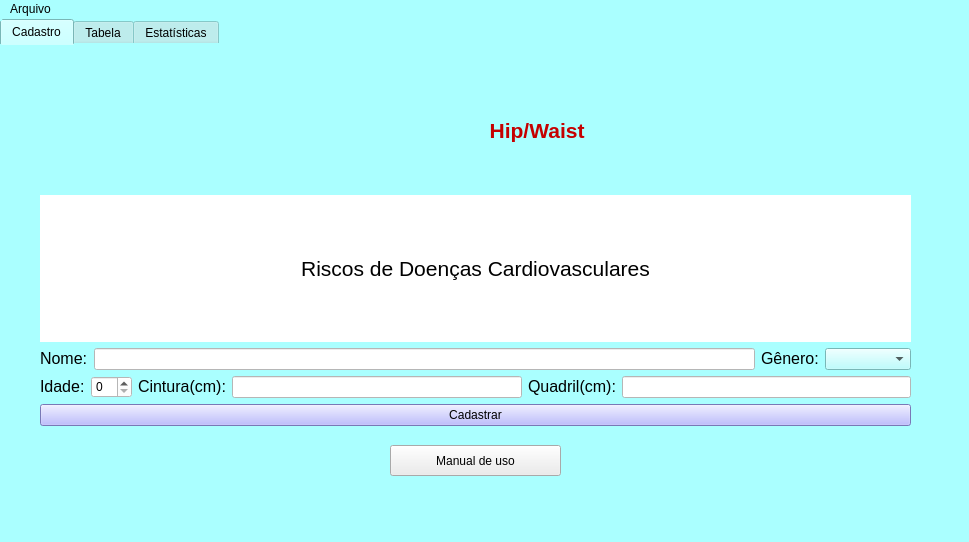
<?xml version="1.0" encoding="UTF-8"?>
<ui version="4.0">
 <class>MainWindow</class>
 <widget class="QMainWindow" name="MainWindow">
  <property name="geometry">
   <rect>
    <x>0</x>
    <y>0</y>
    <width>969</width>
    <height>542</height>
   </rect>
  </property>
  <property name="windowTitle">
   <string>Hip/Waist</string>
  </property>
  <property name="styleSheet">
   <string notr="true">background-color: rgb(170, 255, 127);
background-color: rgb(170, 255, 255);
alternate-background-color: rgb(170, 255, 255);</string>
  </property>
  <widget class="QWidget" name="centralwidget">
   <widget class="QTabWidget" name="tabWidget">
    <property name="geometry">
     <rect>
      <x>0</x>
      <y>0</y>
      <width>971</width>
      <height>511</height>
     </rect>
    </property>
    <property name="styleSheet">
     <string notr="true">background-color: rgb(170, 255, 255);
border-color: rgb(170, 255, 127);
alternate-background-color: rgb(0, 255, 127);</string>
    </property>
    <property name="currentIndex">
     <number>0</number>
    </property>
    <widget class="QWidget" name="tab">
     <attribute name="title">
      <string>Cadastro</string>
     </attribute>
     <widget class="QWidget" name="layoutWidget">
      <property name="geometry">
       <rect>
        <x>40</x>
        <y>150</y>
        <width>871</width>
        <height>231</height>
       </rect>
      </property>
      <layout class="QVBoxLayout" name="verticalLayout_4">
       <item>
        <widget class="QLabel" name="label_6">
         <property name="styleSheet">
          <string notr="true">background-color: rgb(255, 255, 255);
font: 8pt &quot;Sylfaen&quot;;</string>
         </property>
         <property name="text">
          <string>&lt;html&gt;&lt;head/&gt;&lt;body&gt;&lt;p align=&quot;center&quot;&gt;&lt;span style=&quot; font-size:16pt;&quot;&gt;Riscos de Doenças Cardiovasculares&lt;/span&gt;&lt;/p&gt;&lt;/body&gt;&lt;/html&gt;</string>
         </property>
        </widget>
       </item>
       <item>
        <layout class="QVBoxLayout" name="verticalLayout_3">
         <item>
          <layout class="QVBoxLayout" name="verticalLayout_2">
           <item>
            <layout class="QVBoxLayout" name="verticalLayout">
             <item>
              <layout class="QHBoxLayout" name="horizontalLayout_5">
               <item>
                <layout class="QHBoxLayout" name="horizontalLayout">
                 <item>
                  <widget class="QLabel" name="label">
                   <property name="text">
                    <string>&lt;html&gt;&lt;head/&gt;&lt;body&gt;&lt;p&gt;&lt;span style=&quot; font-size:12pt;&quot;&gt;Nome:&lt;/span&gt;&lt;/p&gt;&lt;/body&gt;&lt;/html&gt;</string>
                   </property>
                  </widget>
                 </item>
                 <item>
                  <widget class="QLineEdit" name="inputNome">
                   <property name="styleSheet">
                    <string notr="true">background-color: rgb(255, 255, 255);
font: 10pt &quot;MS Shell Dlg 2&quot;;</string>
                   </property>
                  </widget>
                 </item>
                </layout>
               </item>
               <item>
                <layout class="QHBoxLayout" name="horizontalLayout_2">
                 <item>
                  <widget class="QLabel" name="label_2">
                   <property name="text">
                    <string>&lt;html&gt;&lt;head/&gt;&lt;body&gt;&lt;p&gt;&lt;span style=&quot; font-size:12pt;&quot;&gt;Gênero:&lt;/span&gt;&lt;/p&gt;&lt;/body&gt;&lt;/html&gt;</string>
                   </property>
                  </widget>
                 </item>
                 <item>
                  <widget class="QComboBox" name="inputGenero">
                   <item>
                    <property name="text">
                     <string/>
                    </property>
                   </item>
                   <item>
                    <property name="text">
                     <string>feminino</string>
                    </property>
                   </item>
                   <item>
                    <property name="text">
                     <string>masculino</string>
                    </property>
                   </item>
                  </widget>
                 </item>
                </layout>
               </item>
              </layout>
             </item>
             <item>
              <layout class="QHBoxLayout" name="horizontalLayout_6">
               <item>
                <layout class="QHBoxLayout" name="horizontalLayout_8">
                 <item>
                  <widget class="QLabel" name="label_5">
                   <property name="text">
                    <string>&lt;html&gt;&lt;head/&gt;&lt;body&gt;&lt;p&gt;&lt;span style=&quot; font-size:12pt;&quot;&gt;Idade:&lt;/span&gt;&lt;/p&gt;&lt;/body&gt;&lt;/html&gt;</string>
                   </property>
                  </widget>
                 </item>
                 <item>
                  <widget class="QSpinBox" name="inputIdade">
                   <property name="styleSheet">
                    <string notr="true">background-color: rgb(255, 255, 255);</string>
                   </property>
                  </widget>
                 </item>
                </layout>
               </item>
               <item>
                <layout class="QHBoxLayout" name="horizontalLayout_3">
                 <item>
                  <widget class="QLabel" name="label_3">
                   <property name="text">
                    <string>&lt;html&gt;&lt;head/&gt;&lt;body&gt;&lt;p&gt;&lt;span style=&quot; font-size:12pt;&quot;&gt;Cintura(cm):&lt;/span&gt;&lt;/p&gt;&lt;/body&gt;&lt;/html&gt;</string>
                   </property>
                  </widget>
                 </item>
                 <item>
                  <widget class="QLineEdit" name="inputCintura">
                   <property name="styleSheet">
                    <string notr="true">background-color: rgb(255, 255, 255);
font: 10pt &quot;MS Shell Dlg 2&quot;;</string>
                   </property>
                  </widget>
                 </item>
                </layout>
               </item>
               <item>
                <layout class="QHBoxLayout" name="horizontalLayout_4">
                 <item>
                  <widget class="QLabel" name="label_4">
                   <property name="text">
                    <string>&lt;html&gt;&lt;head/&gt;&lt;body&gt;&lt;p&gt;&lt;span style=&quot; font-size:12pt;&quot;&gt;Quadril(cm):&lt;/span&gt;&lt;/p&gt;&lt;/body&gt;&lt;/html&gt;</string>
                   </property>
                  </widget>
                 </item>
                 <item>
                  <widget class="QLineEdit" name="inputQuadril">
                   <property name="styleSheet">
                    <string notr="true">background-color: rgb(255, 255, 255);
font: 10pt &quot;MS Shell Dlg 2&quot;;</string>
                   </property>
                  </widget>
                 </item>
                </layout>
               </item>
              </layout>
             </item>
            </layout>
           </item>
           <item>
            <widget class="QPushButton" name="btn">
             <property name="styleSheet">
              <string notr="true">font: 8pt &quot;Yu Gothic UI Semilight&quot;;
font: 75 8pt &quot;MS Shell Dlg 2&quot;;
background-color: rgb(170, 170, 255);</string>
             </property>
             <property name="text">
              <string>Cadastrar</string>
             </property>
            </widget>
           </item>
          </layout>
         </item>
        </layout>
       </item>
      </layout>
     </widget>
     <widget class="QWidget" name="layoutWidget">
      <property name="geometry">
       <rect>
        <x>320</x>
        <y>30</y>
        <width>291</width>
        <height>111</height>
       </rect>
      </property>
      <layout class="QHBoxLayout" name="horizontalLayout_13">
       <item>
        <widget class="QLabel" name="label_12">
         <property name="styleSheet">
          <string notr="true">image: url(:/imagens/coracao.png);</string>
         </property>
         <property name="text">
          <string/>
         </property>
         <property name="scaledContents">
          <bool>true</bool>
         </property>
        </widget>
       </item>
       <item>
        <widget class="QLabel" name="label_13">
         <property name="styleSheet">
          <string notr="true">font: 8pt &quot;Castellar&quot;;
color: rgb(197, 0, 0);</string>
         </property>
         <property name="text">
          <string>&lt;html&gt;&lt;head/&gt;&lt;body&gt;&lt;p align=&quot;center&quot;&gt;&lt;span style=&quot; font-size:16pt; font-weight:600;&quot;&gt;Hip/Waist &lt;/span&gt;&lt;/p&gt;&lt;/body&gt;&lt;/html&gt;</string>
         </property>
         <property name="textFormat">
          <enum>Qt::RichText</enum>
         </property>
        </widget>
       </item>
      </layout>
     </widget>
     <widget class="QPushButton" name="manual">
      <property name="geometry">
       <rect>
        <x>390</x>
        <y>400</y>
        <width>171</width>
        <height>31</height>
       </rect>
      </property>
      <property name="styleSheet">
       <string notr="true">background-color: rgb(236, 236, 236);
font: 8pt &quot;MS PGothic&quot;;</string>
      </property>
      <property name="text">
       <string>Manual de uso</string>
      </property>
     </widget>
    </widget>
    <widget class="QWidget" name="tab_2">
     <attribute name="title">
      <string>Tabela</string>
     </attribute>
     <widget class="QWidget" name="layoutWidget">
      <property name="geometry">
       <rect>
        <x>50</x>
        <y>30</y>
        <width>881</width>
        <height>381</height>
       </rect>
      </property>
      <layout class="QVBoxLayout" name="verticalLayout_5">
       <item>
        <widget class="QTableWidget" name="tabela">
         <property name="styleSheet">
          <string notr="true">alternate-background-color: rgb(255, 255, 127);
background-color: rgb(255, 255, 255);</string>
         </property>
         <column>
          <property name="text">
           <string>Nome</string>
          </property>
         </column>
         <column>
          <property name="text">
           <string>Gênero</string>
          </property>
         </column>
         <column>
          <property name="text">
           <string>Idade</string>
          </property>
         </column>
         <column>
          <property name="text">
           <string>Cintura</string>
          </property>
         </column>
         <column>
          <property name="text">
           <string>Quadril</string>
          </property>
         </column>
         <column>
          <property name="text">
           <string>RCQ</string>
          </property>
         </column>
         <column>
          <property name="text">
           <string>Riscos</string>
          </property>
         </column>
        </widget>
       </item>
       <item>
        <layout class="QHBoxLayout" name="horizontalLayout_7">
         <item>
          <widget class="QPushButton" name="OrdenarNome">
           <property name="styleSheet">
            <string notr="true">font: 8pt &quot;Yu Gothic UI Semilight&quot;;
background-color: rgb(170, 170, 255);</string>
           </property>
           <property name="text">
            <string>Ordenar por Ordem Alfabética</string>
           </property>
          </widget>
         </item>
         <item>
          <widget class="QPushButton" name="OrdenarRCQ">
           <property name="styleSheet">
            <string notr="true">background-color: rgb(170, 170, 255);
font: 8pt &quot;Yu Gothic UI Semilight&quot;;</string>
           </property>
           <property name="text">
            <string>Ordenar por Ordem de RCQ</string>
           </property>
          </widget>
         </item>
        </layout>
       </item>
      </layout>
     </widget>
     <widget class="QWidget" name="layoutWidget">
      <property name="geometry">
       <rect>
        <x>630</x>
        <y>420</y>
        <width>299</width>
        <height>18</height>
       </rect>
      </property>
      <layout class="QHBoxLayout" name="horizontalLayout_12">
       <item>
        <widget class="QLabel" name="label_11">
         <property name="text">
          <string>RCQ=Cintura/Quadril</string>
         </property>
        </widget>
       </item>
       <item>
        <widget class="QLabel" name="label_10">
         <property name="text">
          <string>*RCQ-Relação cintura quadril</string>
         </property>
        </widget>
       </item>
      </layout>
     </widget>
    </widget>
    <widget class="QWidget" name="widget">
     <attribute name="title">
      <string>Estatísticas</string>
     </attribute>
     <widget class="QWidget" name="layoutWidget">
      <property name="geometry">
       <rect>
        <x>110</x>
        <y>40</y>
        <width>521</width>
        <height>89</height>
       </rect>
      </property>
      <layout class="QHBoxLayout" name="horizontalLayout_9">
       <item>
        <widget class="QLabel" name="label_7">
         <property name="styleSheet">
          <string notr="true">font: 8pt &quot;Sylfaen&quot;;
background-color: rgb(170, 170, 255);
</string>
         </property>
         <property name="text">
          <string>&lt;html&gt;&lt;head/&gt;&lt;body&gt;&lt;p&gt;&lt;span style=&quot; font-size:14pt;&quot;&gt;Maior RCQ:&lt;/span&gt;&lt;/p&gt;&lt;/body&gt;&lt;/html&gt;</string>
         </property>
        </widget>
       </item>
       <item>
        <widget class="QLabel" name="MaiorRCQ">
         <property name="styleSheet">
          <string notr="true">background-color: rgb(255, 255, 255);</string>
         </property>
         <property name="text">
          <string/>
         </property>
        </widget>
       </item>
      </layout>
     </widget>
     <widget class="QWidget" name="layoutWidget_2">
      <property name="geometry">
       <rect>
        <x>110</x>
        <y>180</y>
        <width>521</width>
        <height>89</height>
       </rect>
      </property>
      <layout class="QHBoxLayout" name="horizontalLayout_10">
       <item>
        <widget class="QLabel" name="label_8">
         <property name="styleSheet">
          <string notr="true">background-color: rgb(170, 170, 255);
font: 8pt &quot;Sylfaen&quot;;</string>
         </property>
         <property name="text">
          <string>&lt;html&gt;&lt;head/&gt;&lt;body&gt;&lt;p&gt;&lt;span style=&quot; font-size:14pt;&quot;&gt;Menor RCQ:&lt;/span&gt;&lt;/p&gt;&lt;/body&gt;&lt;/html&gt;</string>
         </property>
        </widget>
       </item>
       <item>
        <widget class="QLabel" name="MenorRCQ">
         <property name="styleSheet">
          <string notr="true">background-color: rgb(255, 255, 255);</string>
         </property>
         <property name="text">
          <string/>
         </property>
        </widget>
       </item>
      </layout>
     </widget>
     <widget class="QWidget" name="layoutWidget_3">
      <property name="geometry">
       <rect>
        <x>110</x>
        <y>310</y>
        <width>521</width>
        <height>89</height>
       </rect>
      </property>
      <layout class="QHBoxLayout" name="horizontalLayout_11">
       <item>
        <widget class="QLabel" name="label_9">
         <property name="styleSheet">
          <string notr="true">background-color: rgb(170, 170, 255);
font: 8pt &quot;Sylfaen&quot;;</string>
         </property>
         <property name="text">
          <string>&lt;html&gt;&lt;head/&gt;&lt;body&gt;&lt;p&gt;&lt;span style=&quot; font-size:14pt;&quot;&gt;Media:&lt;/span&gt;&lt;/p&gt;&lt;/body&gt;&lt;/html&gt;</string>
         </property>
        </widget>
       </item>
       <item>
        <widget class="QLabel" name="MediaRCQ">
         <property name="styleSheet">
          <string notr="true">background-color: rgb(255, 255, 255);</string>
         </property>
         <property name="text">
          <string/>
         </property>
        </widget>
       </item>
      </layout>
     </widget>
    </widget>
   </widget>
   <widget class="QWidget" name="layoutWidget">
    <property name="geometry">
     <rect>
      <x>0</x>
      <y>0</y>
      <width>2</width>
      <height>2</height>
     </rect>
    </property>
    <layout class="QVBoxLayout" name="verticalLayout_6"/>
   </widget>
  </widget>
  <widget class="QMenuBar" name="menubar">
   <property name="geometry">
    <rect>
     <x>0</x>
     <y>0</y>
     <width>969</width>
     <height>26</height>
    </rect>
   </property>
   <widget class="QMenu" name="menuArquivo">
    <property name="title">
     <string>Arquivo</string>
    </property>
    <addaction name="actionCarregar"/>
    <addaction name="separator"/>
    <addaction name="actionSalvar"/>
   </widget>
   <addaction name="menuArquivo"/>
  </widget>
  <widget class="QStatusBar" name="statusbar"/>
  <action name="actionCarregar">
   <property name="text">
    <string>Carregar</string>
   </property>
   <property name="shortcut">
    <string>Ctrl+A</string>
   </property>
  </action>
  <action name="actionSalvar">
   <property name="text">
    <string>Salvar</string>
   </property>
   <property name="shortcut">
    <string>Ctrl+S</string>
   </property>
  </action>
  <action name="actionManual">
   <property name="text">
    <string>Manual</string>
   </property>
  </action>
 </widget>
 <resources/>
 <connections/>
</ui>
